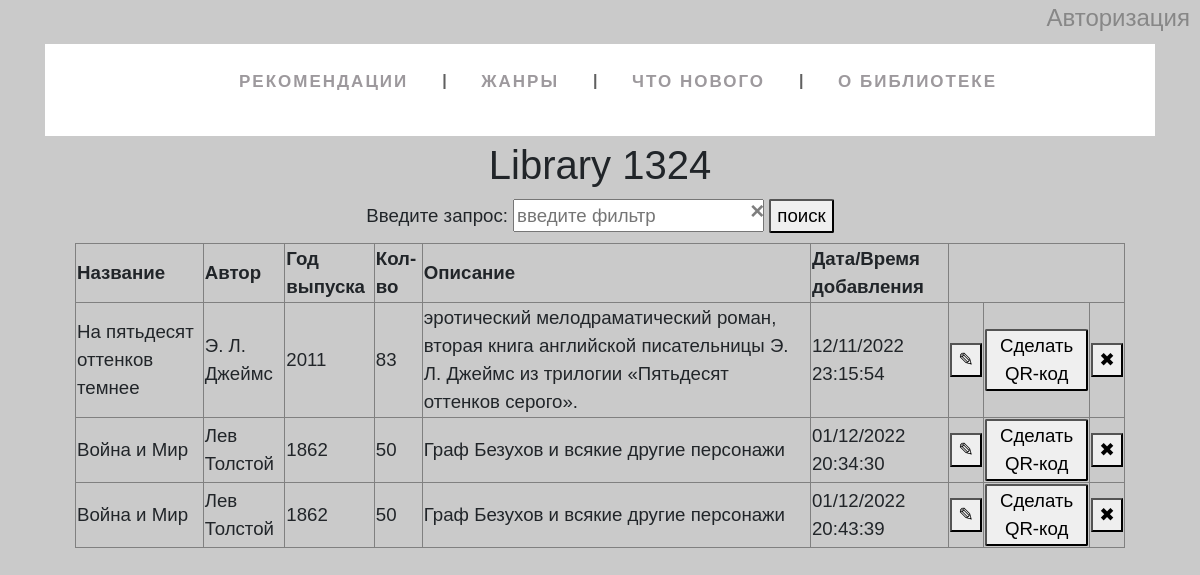
The page /booklist on the database as committed earlier.
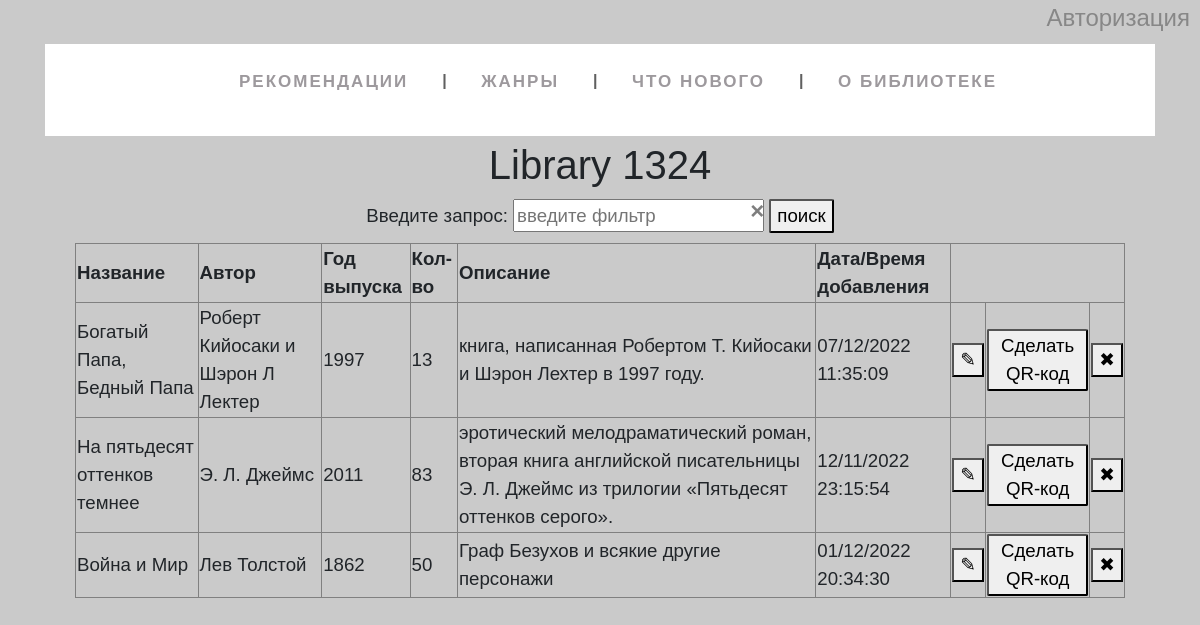
The same page on the database as committed later.
### tables this page shows
CREATE TABLE mainmenu (
id integer PRIMARY KEY AUTOINCREMENT,
title next NOT NULL,
url text NOT NULL
);

CREATE TABLE "books" (
	"id"	integer,
	"btitle"	TEXT NOT NULL,
	"author"	TEXT NOT NULL,
	"year"	INTEGER NOT NULL,
	"number"	INTEGER NOT NULL,
	"descript"	TEXT NOT NULL,
	"dt_string"	TEXT NOT NULL,
	"book_picture"	TEXT,
	"picture_name"	TEXT,
	PRIMARY KEY("id" AUTOINCREMENT)
);

### flsite.py (the view, shortened to what this page needs)
@app.route('/booklist', methods=["POST", "GET"])
def booklist():
    db = get_db()
    dbase = FDataBase(db)
    if request.method == 'POST' and 'id' in request.form:
        print(request.form)
        del_id = request.form['id']
        dbase.delete_book_function(del_id)  # Функция удаления #
    return render_template('booklist.html', menu=dbase.getMenu(), restrictions=dbase.booklist_function())

### FDataBase.py (called while the page is built)
    def getMenu(self):
        sql = '''SELECT * FROM mainmenu'''
        try:
            self.__cur.execute(sql)
            res = self.__cur.fetchall()
            if res:
                return res
        except:
            print('Ошибка чтения БД (menu)')
        return []

    def booklist_function(self):
        try:
            self.__cur.execute("""SELECT * FROM books""")
            results = self.__cur.fetchall()
            if results:
                return results
        except:
            print('Ошибка чтения БД (books)')
        return ['Пустота']

### flsite.py (called while the page is built)
def connect_db():
    conn = sqlite3.connect(app.config['DATABASE'])
    conn.row_factory = sqlite3.Row
    return conn

def get_db():
    if not hasattr(g, 'link_dv'):
        g.link_db = connect_db()
    return g.link_db

@app.teardown_appcontext
def closed_db(error):
    if hasattr(g, 'link_db'):
        g.link_db.close()

### templates/booklist.html (shortened to what this page needs)
{% extends 'base.html' %}
{% block content %}
{{ super() }}
<form action="/booklist" method="post">
    <div class="search">
        Введите запрос:
        <x-field>
            <input name="search_btn" placeholder="введите фильтр" type="text" id = "search">
            <span class="close" onclick="this.previousElementSibling.value = ''">
            &times;
            </span>
        </x-field>
        <button class='btn-search' type="submit">поиск</button>
    </div>
</form>
<table border="1px">
    <tr class="header">
        <td>Название</td>
        <td>Автор</td>
        <td>Год выпуска</td>
        <td>Кол-во</td>
        <td>Описание</td>
        <td>Дата/Время добавления</td>
    </tr>
{% for row in restrictions %}
    <tr>
        <td>{{row["btitle"]}}</td>
        <td>{{row["author"]}}</td>
        <td>{{row["year"]}}</td>
        <td>{{row["number"]}}</td>
        <td>{{row["descript"]}}</td>
        <td>{{row["dt_string"]}}</td>
        <td>
            <form action="/newbook" method="GET">
                <button class="btn-edit" name="edit" value='{{row["id"]}}'>✎</button>
            </form>
        </td>
        <td><form action="/book_card" method="GET"></form>
            <a href="https://api.qrserver.com/v1/create-qr-code/?size=150x150&data=/book_card?id={{row['id']}}" download><button class='QR'name="qr" value='{{row["id"]}}'>Сделать QR-код</button></a>
        </td>
        <td>
            <div class="popup" onclick="myFunction('{{row[0]}}')"><button>✖</button>
            </div>
        </td>
    </tr>
{% endfor %}
</table>
{% endblock %}

### templates/base.html (shortened to what this page needs)
<!DOCTYPE html>
<html lang="ru">
<head>
    <link rel="stylesheet" href="https://maxcdn.bootstrapcdn.com/bootstrap/4.0.0/css/bootstrap.min.css">
    <link rel="stylesheet" href ="{{ url_for('static', filename='styles.css' )}}" type="text/css" >
</head>
<body>
    <div class="login"><a href="auth">Авторизация</a></div>
    <div class="wrapper">
        {% block content -%}
        <header class="header">
            <div class="container">
                <div class="header_body">
                    <nav class="header_menu">
                            {%- block menu_main -%}
                        <ul class="header_list" >
                            {% for m in menu %}
                            <li><a href="{{m.url}}" class="header_link">{{m.title}}</a></li>
                            {% endfor %}
                        </ul>
                            {% endblock menu_main -%}
                    </nav>
                </div>
            </div>
        </header>
    </div>
    <div class="content">
        <div class="container">
                {% if title -%}
            <h1 class="title">{{title}}</h1>
                {% else -%}
            <h1 class="title">Library 1324</h1>
                {% endif %}
                {% endblock -%}
        </div>
    </div>
</body>
</html>

### static/styles.css (style rules this page uses)
html, body { background: rgb(202, 202, 202); font-family: Arial, Helvetica, sans-serif; }
.content { margin-left: 5%; margin-right: 5%; }
.header_body { list-style: none; margin: 8px 0 5px; padding: 25px 0 5px; text-align: center; background: white; }
.header_body li { display: inline-block; }
.header_body li:after { content: "|"; color: #606060; display: inline-block; vertical-align:top; }
.header_body li:last-child:after { content: none; }
.header_body a { text-decoration: none; font-family: 'Ubuntu Condensed', sans-serif; letter-spacing: 2px; position: relative; padding-bottom: 20px; margin: 0 34px 0 30px; font-size: 17px; text-transform: uppercase; display: inline-block; transition: color .2s; }
.header_body a, .header_body a:visited { color: #9d999d; }
.header_body a:before, .header_body a:after { content: ""; position: absolute; height: 4px; top: auto; right: 50%; bottom: -5px; left: 50%; background: #ffa369; transition: .8s; }
.login { text-align: right; margin-right: 10px; font-size: 18pt; }
.login a { text-decoration: none; color: rgb(135, 135, 135); }
.title { text-align: center; }
.popup { position: relative; display: inline-block; cursor: pointer; }

### templates/booklist.html (style rules this page uses)
table { margin: auto; margin-bottom: 5px; font-size: 14pt; }
.header { font-weight:700; }
.search { text-align: center; margin-top: 10px; margin-bottom: 10px; font-size: 14pt; }
a { text-decoration: underline; color: rgb(213, 213, 213); }
.btn-search { border-radius: 2px; }
.QR { border-radius: 2px; }
x-field { display:inline; position:relative; }
x-field .close { position:absolute; padding:0 5px; right:0; }

Rows that differ between the two databases and show on the page:
removed books: btitle "Война и Мир", author "Лев Толстой", year "1862", number "50", descript "Граф Безухов и всякие другие персонажи", dt_string "01/12/2022 20:43:39", {{ row["id"] }} 15 (drawn)
added books: btitle "Богатый Папа, Бедный Папа", author "Роберт Кийосаки и Шэрон Л Лектер", year "1997", number "13", descript "книга, написанная Робертом Т. Кийосаки и Шэрон Лехтер в 1997 году.", dt_string "07/12/2022 11:35:09", {{ row["id"] }} 1 (drawn)
